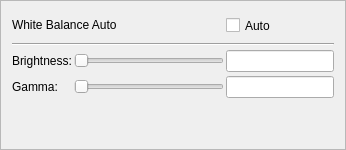
              <widget class="QFrame" name="frameSecond">
               <property name="minimumSize">
                <size>
                 <width>0</width>
                 <height>0</height>
                </size>
               </property>
               <property name="frameShape">
                <enum>QFrame::StyledPanel</enum>
               </property>
               <property name="frameShadow">
                <enum>QFrame::Raised</enum>
               </property>
               <layout class="QGridLayout" name="gridLayout_16">
                <item row="0" column="0">
                 <layout class="QGridLayout" name="gridLayout_6">
                  <property name="horizontalSpacing">
                   <number>2</number>
                  </property>
                  <property name="verticalSpacing">
                   <number>4</number>
                  </property>
                  <item row="0" column="0" colspan="2">
                   <widget class="QLabel" name="m_labelWhiteBalanceAuto">
                    <property name="sizePolicy">
                     <sizepolicy hsizetype="Preferred" vsizetype="Fixed">
                      <horstretch>0</horstretch>
                      <verstretch>0</verstretch>
                     </sizepolicy>
                    </property>
                    <property name="text">
                     <string>White Balance Auto</string>
                    </property>
                   </widget>
                  </item>
                  <item row="6" column="1" rowspan="2">
                   <widget class="QSlider" name="m_sliderGamma">
                    <property name="minimumSize">
                     <size>
                      <width>150</width>
                      <height>0</height>
                     </size>
                    </property>
                    <property name="orientation">
                     <enum>Qt::Horizontal</enum>
                    </property>
                   </widget>
                  </item>
                  <item row="2" column="2" rowspan="4">
                   <widget class="QLineEdit" name="m_edBrightness">
                    <property name="minimumSize">
                     <size>
                      <width>0</width>
                      <height>0</height>
                     </size>
                    </property>
                    <property name="maximumSize">
                     <size>
                      <width>120</width>
                      <height>16777215</height>
                     </size>
                    </property>
                    <property name="maxLength">
                     <number>10</number>
                    </property>
                    <property name="alignment">
                     <set>Qt::AlignRight|Qt::AlignTrailing|Qt::AlignVCenter</set>
                    </property>
                   </widget>
                  </item>
                  <item row="6" column="2" rowspan="2">
                   <widget class="QLineEdit" name="m_edGamma">
                    <property name="maximumSize">
                     <size>
                      <width>120</width>
                      <height>16777215</height>
                     </size>
                    </property>
                    <property name="maxLength">
                     <number>10</number>
                    </property>
                    <property name="alignment">
                     <set>Qt::AlignRight|Qt::AlignTrailing|Qt::AlignVCenter</set>
                    </property>
                   </widget>
                  </item>
                  <item row="6" column="0" rowspan="2">
                   <widget class="QLabel" name="m_labelGamma">
                    <property name="text">
                     <string>Gamma:</string>
                    </property>
                   </widget>
                  </item>
                  <item row="2" column="1" rowspan="4">
                   <widget class="QSlider" name="m_sliderBrightness">
                    <property name="minimumSize">
                     <size>
                      <width>150</width>
                      <height>0</height>
                     </size>
                    </property>
                    <property name="orientation">
                     <enum>Qt::Horizontal</enum>
                    </property>
                   </widget>
                  </item>
                  <item row="1" column="0" colspan="3">
                   <widget class="Line" name="line_9">
                    <property name="orientation">
                     <enum>Qt::Horizontal</enum>
                    </property>
                   </widget>
                  </item>
                  <item row="2" column="0" rowspan="4">
                   <widget class="QLabel" name="m_labelBrightness">
                    <property name="text">
                     <string>Brightness:</string>
                    </property>
                   </widget>
                  </item>
                  <item row="8" column="0" colspan="3">
                   <spacer name="verticalSpacer_6">
                    <property name="orientation">
                     <enum>Qt::Vertical</enum>
                    </property>
                    <property name="sizeHint" stdset="0">
                     <size>
                      <width>20</width>
                      <height>40</height>
                     </size>
                    </property>
                   </spacer>
                  </item>
                  <item row="0" column="2">
                   <widget class="QCheckBox" name="m_chkContWhiteBalance">
                    <property name="enabled">
                     <bool>true</bool>
                    </property>
                    <property name="minimumSize">
                     <size>
                      <width>102</width>
                      <height>27</height>
                     </size>
                    </property>
                    <property name="maximumSize">
                     <size>
                      <width>102</width>
                      <height>27</height>
                     </size>
                    </property>
                    <property name="cursor">
                     <cursorShape>PointingHandCursor</cursorShape>
                    </property>
                    <property name="toolTip">
                     <string>&lt;html&gt;&lt;head/&gt;&lt;body&gt;&lt;p&gt;&lt;span style=&quot; font-weight:600;&quot;&gt;Auto White Balance&lt;/span&gt;&lt;/p&gt;&lt;p&gt;Switch auto white balance on/off.&lt;/p&gt;&lt;/body&gt;&lt;/html&gt;</string>
                    </property>
                    <property name="layoutDirection">
                     <enum>Qt::LeftToRight</enum>
                    </property>
                    <property name="autoFillBackground">
                     <bool>false</bool>
                    </property>
                    <property name="text">
                     <string>Auto</string>
                    </property>
                    <property name="checked">
                     <bool>false</bool>
                    </property>
                    <property name="tristate">
                     <bool>false</bool>
                    </property>
                   </widget>
                  </item>
                 </layout>
                </item>
               </layout>
              </widget>
